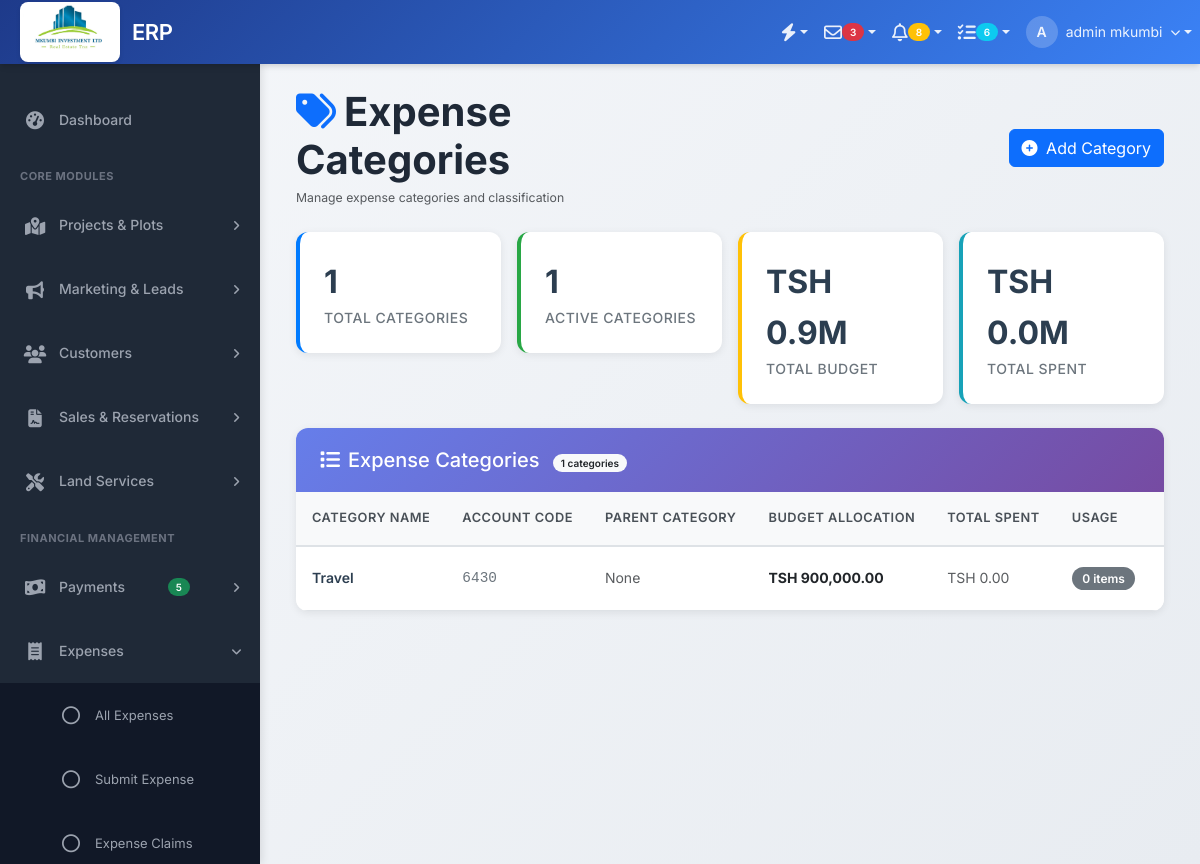
Screenshot of /modules/expenses/categories.php (signed in) with the database file from the repository.
### tables this page shows
CREATE TABLE `expense_categories` (
  `category_id` int(11) NOT NULL,
  `company_id` int(11) NOT NULL,
  `account_code` varchar(20) NOT NULL,
  `category_name` varchar(100) NOT NULL,
  `description` text DEFAULT NULL,
  `parent_category_id` int(11) DEFAULT NULL,
  `budget_allocation` decimal(15,2) DEFAULT 0.00,
  `requires_approval` tinyint(1) DEFAULT 1,
  `approval_limit` decimal(15,2) DEFAULT 0.00,
  `is_active` tinyint(1) DEFAULT 1,
  `created_by` int(11) NOT NULL,
  `created_at` timestamp NOT NULL DEFAULT current_timestamp(),
  `updated_at` timestamp NOT NULL DEFAULT current_timestamp() ON UPDATE current_timestamp()
);

### modules/expenses/categories.php (the view, shortened to what this page needs)
<?php
$db = Database::getInstance();
$db->setCompanyId($_SESSION['company_id']);
$conn = $db->getConnection();
$company_id = $_SESSION['company_id'];
try {
    $stmt = $conn->prepare("
        SELECT
            ec.*,
            parent.category_name as parent_name,
            (SELECT COUNT(*) FROM expense_claim_items eci WHERE eci.category_id = ec.category_id) as usage_count,
            (SELECT SUM(total_amount) FROM expense_claim_items eci WHERE eci.category_id = ec.category_id) as total_spent
        FROM expense_categories ec
        LEFT JOIN expense_categories parent ON ec.parent_category_id = parent.category_id
        WHERE ec.company_id = ?
        ORDER BY ec.is_active DESC, ec.category_name
    ");
    $stmt->execute([$company_id]);
    $categories = $stmt->fetchAll(PDO::FETCH_ASSOC);
} catch (PDOException $e) {
    error_log("Error fetching categories: " . $e->getMessage());
    $categories = [];
}
$total_categories = count($categories);
$active_categories = count(array_filter($categories, fn($c) => $c['is_active']));
$total_budget = array_sum(array_column($categories, 'budget_allocation'));
$total_spent = array_sum(array_filter(array_column($categories, 'total_spent'), fn($v) => $v !== null));
require_once '../../includes/header.php';
?>
<div class="content-header mb-4">
    <div class="container-fluid">
        <div class="row align-items-center">
            <div class="col-sm-6">
                <h1 class="m-0 fw-bold">
                    <i class="fas fa-tags text-primary me-2"></i>Expense Categories
                </h1>
                <p class="text-muted small mb-0 mt-1">Manage expense categories and classification</p>
            </div>
            <div class="col-sm-6">
                <div class="float-sm-end">
                    <button type="button" class="btn btn-primary" data-bs-toggle="modal" data-bs-target="#categoryModal">
                        <i class="fas fa-plus-circle me-1"></i> Add Category
                    </button>
                </div>
            </div>
        </div>
    </div>
</div>
<section class="content">
    <div class="container-fluid">
        <div class="row g-3 mb-4">
            <div class="col-lg-3 col-md-6">
                <div class="stats-card primary">
                    <div class="stats-number"><?php echo number_format($total_categories); ?></div>
                    <div class="stats-label">Total Categories</div>
                </div>
            </div>
            <div class="col-lg-3 col-md-6">
                <div class="stats-card success">
                    <div class="stats-number"><?php echo number_format($active_categories); ?></div>
                    <div class="stats-label">Active Categories</div>
                </div>
            </div>
            <div class="col-lg-3 col-md-6">
                <div class="stats-card warning">
                    <div class="stats-number">TSH <?php echo number_format($total_budget / 1000000, 1); ?>M</div>
                    <div class="stats-label">Total Budget</div>
                </div>
            </div>
            <div class="col-lg-3 col-md-6">
                <div class="stats-card info">
                    <div class="stats-number">TSH <?php echo number_format($total_spent / 1000000, 1); ?>M</div>
                    <div class="stats-label">Total Spent</div>
                </div>
            </div>
        </div>
        <div class="table-card">
            <div class="card-header">
                <h5 class="mb-0">
                    <i class="fas fa-list me-2"></i>Expense Categories
                    <span class="badge bg-light text-dark ms-2"><?php echo number_format($total_categories); ?> categories</span>
                </h5>
            </div>
            <div class="table-responsive">
                <?php if (empty($categories)): ?>
                <div class="text-center py-5">
                    <i class="fas fa-tags fa-4x text-muted mb-3"></i>
                    <h4>No Categories Found</h4>
                    <p class="text-muted">Start by adding your first expense category</p>
                    <button type="button" class="btn btn-primary" data-bs-toggle="modal" data-bs-target="#categoryModal">
                        <i class="fas fa-plus-circle me-1"></i> Add Category
                    </button>
                </div>
                <?php else: ?>
                <table class="table table-hover mb-0">
                    <thead>
                        <tr>
                            <th>Category Name</th>
                            <th>Account Code</th>
                            <th>Parent Category</th>
                            <th>Budget Allocation</th>
                            <th>Total Spent</th>
                            <th>Usage</th>
                            <th>Requires Approval</th>
                        </tr>
                    </thead>
                    <tbody>
                        <?php foreach ($categories as $category): ?>
                        <tr>
                            <td>
                                <div class="category-name"><?php echo htmlspecialchars($category['category_name']); ?></div>
                            </td>
                            <td>
                                <span class="account-code"><?php echo htmlspecialchars($category['account_code']); ?></span>
                            </td>
                            <td><?php echo $category['parent_name'] ? htmlspecialchars($category['parent_name']) : '<span class="text-muted">None</span>'; ?></td>
                            <td>
                                <?php if ($category['budget_allocation'] > 0): ?>
                                    <strong>TSH <?php echo number_format($category['budget_allocation'], 2); ?></strong>
                                <?php else: ?>
                                    <span class="text-muted">N/A</span>
                                <?php endif; ?>
                            </td>
                            <td>
                                <?php if ($category['total_spent']): ?>
                                    <span class="text-danger">TSH <?php echo number_format($category['total_spent'], 2); ?></span>
                                    <?php if ($category['budget_allocation'] > 0): ?>
                                        <br><small class="text-muted">
                                            <?php echo number_format(($category['total_spent'] / $category['budget_allocation']) * 100, 1); ?>% of budget
                                        </small>
                                    <?php endif; ?>
                                <?php else: ?>
                                    <span class="text-muted">TSH 0.00</span>
                                <?php endif; ?>
                            </td>
                            <td>
                                <span class="badge usage-badge <?php echo $category['usage_count'] > 0 ? 'bg-info' : 'bg-secondary'; ?>">
                                    <?php echo number_format($category['usage_count']); ?> items
                                </span>
                            </td>
                            <td>
                            </td>
                        </tr>
                        <?php endforeach; ?>
                    </tbody>
                </table>
                <?php endif; ?>
            </div>
        </div>
    </div>
</section>
<?php
require_once '../../includes/footer.php';
?>

### includes/header.php (style rules this page uses)
* { margin: 0; padding: 0; box-sizing: border-box; }
body { font-family: 'Inter', -apple-system, BlinkMacSystemFont, 'Segoe UI', sans-serif; font-size: 14px; line-height: 1.6; color: #1f2937; background: linear-gradient(135deg, #f5f7fa 0%, #e8ecf1 100%); min-height: 100vh; }
.badge { font-size: 10px; padding: 4px 8px; margin-left: auto; border-radius: 12px; font-weight: 600; }

### modules/expenses/categories.php (style rules this page uses)
.stats-card { background: white; border-radius: 12px; padding: 1.5rem; box-shadow: 0 2px 8px rgba(0,0,0,0.08); border-left: 4px solid; transition: transform 0.2s; }
.stats-card.primary { border-left-color: #007bff; }
.stats-card.success { border-left-color: #28a745; }
.stats-card.warning { border-left-color: #ffc107; }
.stats-card.info { border-left-color: #17a2b8; }
.stats-number { font-size: 2rem; font-weight: 700; color: #2c3e50; }
.stats-label { color: #6c757d; font-size: 0.875rem; font-weight: 500; text-transform: uppercase; letter-spacing: 0.5px; }
.table-card { background: white; border-radius: 12px; box-shadow: 0 2px 8px rgba(0,0,0,0.08); overflow: hidden; }
.table-card .card-header { background: linear-gradient(135deg, #667eea 0%, #764ba2 100%); color: white; padding: 1.25rem 1.5rem; border: none; }
.table thead th { background: #f8f9fa; border-bottom: 2px solid #dee2e6; font-weight: 600; text-transform: uppercase; font-size: 0.8rem; letter-spacing: 0.5px; color: #495057; padding: 1rem; white-space: nowrap; }
.table tbody td { padding: 1rem; vertical-align: middle; }
.category-name { font-weight: 600; color: #2c3e50; }
.account-code { font-family: 'Courier New', monospace; color: #6c757d; font-size: 0.9rem; }
.usage-badge { font-size: 0.75rem; padding: 0.35rem 0.65rem; }

### rows the page displays
expense_categories: is_active "1", category_name "Travel", account_code "6430", budget_allocation "900,000.00", usage_count "0"

### other values shown
substr($_SESSION['full_name'] ?? 'U', 0, 1) "A"
$_SESSION['full_name'] "admin mkumbi"
$total_categories "1"
$total_budget / 1000000 "0.9"
$total_spent / 1000000 "0.0"
